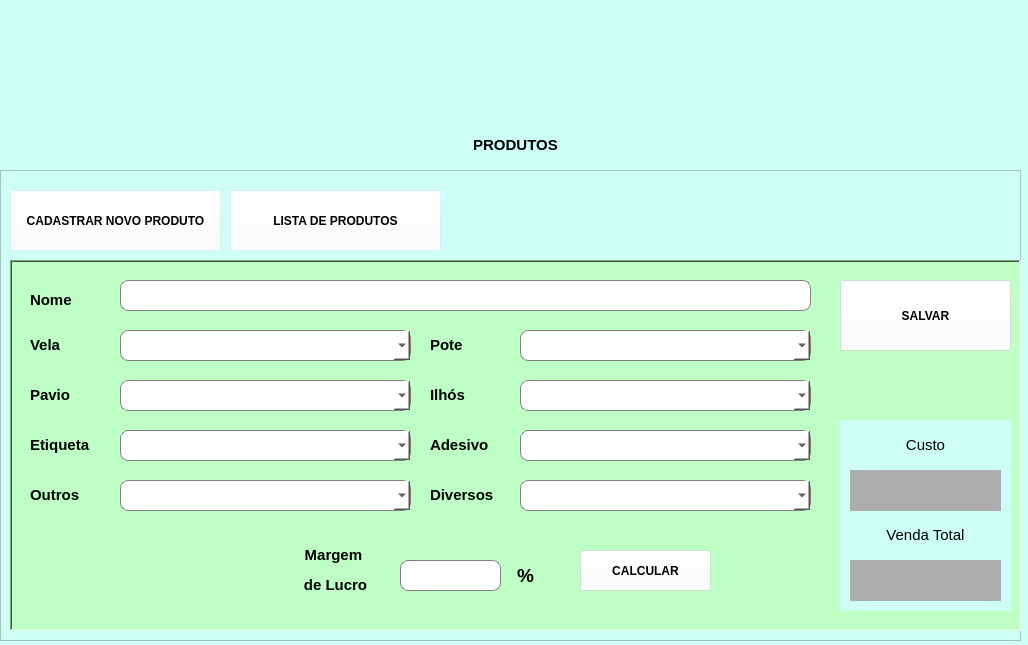
<?xml version="1.0" encoding="UTF-8"?>
<ui version="4.0">
 <class>Janela</class>
 <widget class="QMainWindow" name="Janela">
  <property name="geometry">
   <rect>
    <x>0</x>
    <y>0</y>
    <width>1028</width>
    <height>645</height>
   </rect>
  </property>
  <property name="minimumSize">
   <size>
    <width>1028</width>
    <height>645</height>
   </size>
  </property>
  <property name="maximumSize">
   <size>
    <width>1028</width>
    <height>645</height>
   </size>
  </property>
  <property name="windowTitle">
   <string>Produtos</string>
  </property>
  <property name="windowIcon">
   <iconset>
    <normaloff>favicon.png</normaloff>favicon.png</iconset>
  </property>
  <property name="styleSheet">
   <string notr="true">background-color: rgb(206, 255, 245);</string>
  </property>
  <widget class="QWidget" name="centralwidget">
   <widget class="QLabel" name="titulo_calmare">
    <property name="geometry">
     <rect>
      <x>100</x>
      <y>10</y>
      <width>831</width>
      <height>111</height>
     </rect>
    </property>
    <property name="text">
     <string/>
    </property>
    <property name="pixmap">
     <pixmap>titulo_janela.png</pixmap>
    </property>
    <property name="scaledContents">
     <bool>true</bool>
    </property>
   </widget>
   <widget class="QFrame" name="frame_montar">
    <property name="geometry">
     <rect>
      <x>0</x>
      <y>170</y>
      <width>1021</width>
      <height>471</height>
     </rect>
    </property>
    <property name="frameShape">
     <enum>QFrame::StyledPanel</enum>
    </property>
    <property name="frameShadow">
     <enum>QFrame::Raised</enum>
    </property>
    <widget class="QPushButton" name="botao_lista_pacotes">
     <property name="geometry">
      <rect>
       <x>230</x>
       <y>20</y>
       <width>211</width>
       <height>61</height>
      </rect>
     </property>
     <property name="styleSheet">
      <string notr="true">background-color: rgba(255, 255, 255, 0.2);
font: bold</string>
     </property>
     <property name="text">
      <string>LISTA DE PRODUTOS</string>
     </property>
    </widget>
    <widget class="QPushButton" name="botao_cadastrar_pacote">
     <property name="geometry">
      <rect>
       <x>10</x>
       <y>20</y>
       <width>211</width>
       <height>61</height>
      </rect>
     </property>
     <property name="styleSheet">
      <string notr="true">background-color: rgba(255, 255, 255, 0.2);
font: bold</string>
     </property>
     <property name="text">
      <string>CADASTRAR NOVO PRODUTO</string>
     </property>
    </widget>
    <widget class="QFrame" name="frame_lista_pacotes">
     <property name="geometry">
      <rect>
       <x>10</x>
       <y>90</y>
       <width>1011</width>
       <height>321</height>
      </rect>
     </property>
     <property name="styleSheet">
      <string notr="true">background: rgb(189, 255, 197)</string>
     </property>
     <property name="frameShape">
      <enum>QFrame::WinPanel</enum>
     </property>
     <property name="frameShadow">
      <enum>QFrame::Sunken</enum>
     </property>
     <property name="lineWidth">
      <number>3</number>
     </property>
     <property name="midLineWidth">
      <number>1</number>
     </property>
     <widget class="QTableWidget" name="tabela_pacotes">
      <property name="geometry">
       <rect>
        <x>10</x>
        <y>10</y>
        <width>771</width>
        <height>291</height>
       </rect>
      </property>
      <property name="frameShape">
       <enum>QFrame::NoFrame</enum>
      </property>
      <column>
       <property name="text">
        <string>Nome</string>
       </property>
      </column>
      <column>
       <property name="text">
        <string>Pote</string>
       </property>
      </column>
      <column>
       <property name="text">
        <string>Custo</string>
       </property>
      </column>
     </widget>
     <widget class="QPushButton" name="botao_alterar_pacote">
      <property name="geometry">
       <rect>
        <x>800</x>
        <y>60</y>
        <width>191</width>
        <height>81</height>
       </rect>
      </property>
      <property name="styleSheet">
       <string notr="true">background-color: rgba(255, 255, 255, 0.4);
font: 10pt &quot;MS Shell Dlg 2&quot;;
font: bold</string>
      </property>
      <property name="text">
       <string>ALTERAR</string>
      </property>
     </widget>
     <widget class="QPushButton" name="botao_deletar_pacote">
      <property name="geometry">
       <rect>
        <x>800</x>
        <y>160</y>
        <width>191</width>
        <height>81</height>
       </rect>
      </property>
      <property name="styleSheet">
       <string notr="true">background-color: rgba(255, 255, 255, 0.4);
font: 10pt &quot;MS Shell Dlg 2&quot;;
font: bold</string>
      </property>
      <property name="text">
       <string>DELETAR</string>
      </property>
     </widget>
    </widget>
    <widget class="QFrame" name="frame_cadastrar_pacote">
     <property name="geometry">
      <rect>
       <x>10</x>
       <y>90</y>
       <width>1011</width>
       <height>371</height>
      </rect>
     </property>
     <property name="styleSheet">
      <string notr="true">background: rgb(189, 255, 197)</string>
     </property>
     <property name="frameShape">
      <enum>QFrame::WinPanel</enum>
     </property>
     <property name="frameShadow">
      <enum>QFrame::Sunken</enum>
     </property>
     <property name="lineWidth">
      <number>3</number>
     </property>
     <property name="midLineWidth">
      <number>1</number>
     </property>
     <widget class="QLineEdit" name="pacote_nome">
      <property name="geometry">
       <rect>
        <x>110</x>
        <y>20</y>
        <width>691</width>
        <height>31</height>
       </rect>
      </property>
      <property name="styleSheet">
       <string notr="true">background-color: rgb(255, 255, 255);
font: 75 10pt &quot;Nirmala UI&quot;;
border-radius: 8px;
border: 1px solid gray;</string>
      </property>
     </widget>
     <widget class="QLabel" name="label_2">
      <property name="geometry">
       <rect>
        <x>20</x>
        <y>30</y>
        <width>61</width>
        <height>21</height>
       </rect>
      </property>
      <property name="text">
       <string>&lt;html&gt;&lt;head/&gt;&lt;body&gt;&lt;p&gt;&lt;span style=&quot; font-size:11pt; font-weight:600;&quot;&gt;Nome&lt;/span&gt;&lt;/p&gt;&lt;/body&gt;&lt;/html&gt;</string>
      </property>
     </widget>
     <widget class="QLabel" name="label_5">
      <property name="geometry">
       <rect>
        <x>20</x>
        <y>70</y>
        <width>61</width>
        <height>31</height>
       </rect>
      </property>
      <property name="text">
       <string>&lt;html&gt;&lt;head/&gt;&lt;body&gt;&lt;p&gt;&lt;span style=&quot; font-size:11pt; font-weight:600;&quot;&gt;Vela&lt;/span&gt;&lt;/p&gt;&lt;/body&gt;&lt;/html&gt;</string>
      </property>
     </widget>
     <widget class="QComboBox" name="pacote_vela">
      <property name="geometry">
       <rect>
        <x>110</x>
        <y>70</y>
        <width>291</width>
        <height>31</height>
       </rect>
      </property>
      <property name="styleSheet">
       <string notr="true">background-color: rgb(255, 255, 255);
border: 1px solid gray;
padding-left: 5px;
font: 75 10pt &quot;Nirmala UI&quot;;
border-radius: 8px;

</string>
      </property>
      <property name="duplicatesEnabled">
       <bool>false</bool>
      </property>
      <property name="frame">
       <bool>false</bool>
      </property>
     </widget>
     <widget class="QLabel" name="label_8">
      <property name="geometry">
       <rect>
        <x>420</x>
        <y>70</y>
        <width>51</width>
        <height>31</height>
       </rect>
      </property>
      <property name="text">
       <string>&lt;html&gt;&lt;head/&gt;&lt;body&gt;&lt;p&gt;&lt;span style=&quot; font-size:11pt; font-weight:600;&quot;&gt;Pote&lt;/span&gt;&lt;/p&gt;&lt;/body&gt;&lt;/html&gt;</string>
      </property>
     </widget>
     <widget class="QPushButton" name="pacote_salvar">
      <property name="geometry">
       <rect>
        <x>830</x>
        <y>20</y>
        <width>171</width>
        <height>71</height>
       </rect>
      </property>
      <property name="styleSheet">
       <string notr="true">background-color: rgba(255, 255, 255, 0.4);
font: 10pt &quot;MS Shell Dlg 2&quot;;
font: bold</string>
      </property>
      <property name="text">
       <string>SALVAR</string>
      </property>
     </widget>
     <widget class="QComboBox" name="pacote_pote">
      <property name="geometry">
       <rect>
        <x>510</x>
        <y>70</y>
        <width>291</width>
        <height>31</height>
       </rect>
      </property>
      <property name="styleSheet">
       <string notr="true">background-color: rgb(255, 255, 255);
border: 1px solid gray;
padding-left: 5px;
font: 75 10pt &quot;Nirmala UI&quot;;
border-radius: 8px;

</string>
      </property>
      <property name="duplicatesEnabled">
       <bool>false</bool>
      </property>
      <property name="frame">
       <bool>false</bool>
      </property>
     </widget>
     <widget class="QComboBox" name="pacote_ilhos">
      <property name="geometry">
       <rect>
        <x>510</x>
        <y>120</y>
        <width>291</width>
        <height>31</height>
       </rect>
      </property>
      <property name="styleSheet">
       <string notr="true">background-color: rgb(255, 255, 255);
border: 1px solid gray;
padding-left: 5px;
font: 75 10pt &quot;Nirmala UI&quot;;
border-radius: 8px;

</string>
      </property>
      <property name="duplicatesEnabled">
       <bool>false</bool>
      </property>
      <property name="frame">
       <bool>false</bool>
      </property>
     </widget>
     <widget class="QLabel" name="label_9">
      <property name="geometry">
       <rect>
        <x>420</x>
        <y>120</y>
        <width>51</width>
        <height>31</height>
       </rect>
      </property>
      <property name="text">
       <string>&lt;html&gt;&lt;head/&gt;&lt;body&gt;&lt;p&gt;&lt;span style=&quot; font-size:11pt; font-weight:600;&quot;&gt;Ilhós&lt;/span&gt;&lt;/p&gt;&lt;/body&gt;&lt;/html&gt;</string>
      </property>
     </widget>
     <widget class="QLabel" name="label_6">
      <property name="geometry">
       <rect>
        <x>20</x>
        <y>120</y>
        <width>61</width>
        <height>31</height>
       </rect>
      </property>
      <property name="text">
       <string>&lt;html&gt;&lt;head/&gt;&lt;body&gt;&lt;p&gt;&lt;span style=&quot; font-size:11pt; font-weight:600;&quot;&gt;Pavio&lt;/span&gt;&lt;/p&gt;&lt;/body&gt;&lt;/html&gt;</string>
      </property>
     </widget>
     <widget class="QComboBox" name="pacote_pavio">
      <property name="geometry">
       <rect>
        <x>110</x>
        <y>120</y>
        <width>291</width>
        <height>31</height>
       </rect>
      </property>
      <property name="styleSheet">
       <string notr="true">background-color: rgb(255, 255, 255);
border: 1px solid gray;
padding-left: 5px;
font: 75 10pt &quot;Nirmala UI&quot;;
border-radius: 8px;

</string>
      </property>
      <property name="duplicatesEnabled">
       <bool>false</bool>
      </property>
      <property name="frame">
       <bool>false</bool>
      </property>
     </widget>
     <widget class="QLabel" name="label_10">
      <property name="geometry">
       <rect>
        <x>420</x>
        <y>170</y>
        <width>81</width>
        <height>31</height>
       </rect>
      </property>
      <property name="text">
       <string>&lt;html&gt;&lt;head/&gt;&lt;body&gt;&lt;p&gt;&lt;span style=&quot; font-size:11pt; font-weight:600;&quot;&gt;Adesivo&lt;/span&gt;&lt;/p&gt;&lt;/body&gt;&lt;/html&gt;</string>
      </property>
     </widget>
     <widget class="QComboBox" name="pacote_etiqueta">
      <property name="geometry">
       <rect>
        <x>110</x>
        <y>170</y>
        <width>291</width>
        <height>31</height>
       </rect>
      </property>
      <property name="styleSheet">
       <string notr="true">background-color: rgb(255, 255, 255);
border: 1px solid gray;
padding-left: 5px;
font: 75 10pt &quot;Nirmala UI&quot;;
border-radius: 8px;

</string>
      </property>
      <property name="duplicatesEnabled">
       <bool>false</bool>
      </property>
      <property name="frame">
       <bool>false</bool>
      </property>
     </widget>
     <widget class="QLabel" name="label_7">
      <property name="geometry">
       <rect>
        <x>20</x>
        <y>170</y>
        <width>81</width>
        <height>31</height>
       </rect>
      </property>
      <property name="text">
       <string>&lt;html&gt;&lt;head/&gt;&lt;body&gt;&lt;p&gt;&lt;span style=&quot; font-size:11pt; font-weight:600;&quot;&gt;Etiqueta&lt;/span&gt;&lt;/p&gt;&lt;/body&gt;&lt;/html&gt;</string>
      </property>
     </widget>
     <widget class="QComboBox" name="pacote_adesivo">
      <property name="geometry">
       <rect>
        <x>510</x>
        <y>170</y>
        <width>291</width>
        <height>31</height>
       </rect>
      </property>
      <property name="styleSheet">
       <string notr="true">background-color: rgb(255, 255, 255);
border: 1px solid gray;
padding-left: 5px;
font: 75 10pt &quot;Nirmala UI&quot;;
border-radius: 8px;

</string>
      </property>
      <property name="duplicatesEnabled">
       <bool>false</bool>
      </property>
      <property name="frame">
       <bool>false</bool>
      </property>
     </widget>
     <widget class="QPushButton" name="pacote_calculo">
      <property name="geometry">
       <rect>
        <x>570</x>
        <y>290</y>
        <width>131</width>
        <height>41</height>
       </rect>
      </property>
      <property name="styleSheet">
       <string notr="true">background-color: rgba(255, 255, 255, 0.4);
font: 10pt &quot;MS Shell Dlg 2&quot;;
font: bold</string>
      </property>
      <property name="text">
       <string>CALCULAR</string>
      </property>
     </widget>
     <widget class="QWidget" name="widget" native="true">
      <property name="geometry">
       <rect>
        <x>830</x>
        <y>160</y>
        <width>171</width>
        <height>191</height>
       </rect>
      </property>
      <property name="styleSheet">
       <string notr="true">background-color: rgb(206, 255, 245);</string>
      </property>
      <widget class="QLabel" name="label_11">
       <property name="geometry">
        <rect>
         <x>10</x>
         <y>10</y>
         <width>151</width>
         <height>31</height>
        </rect>
       </property>
       <property name="text">
        <string>&lt;html&gt;&lt;head/&gt;&lt;body&gt;&lt;p align=&quot;center&quot;&gt;&lt;span style=&quot; font-size:11pt;&quot;&gt;Custo&lt;/span&gt;&lt;/p&gt;&lt;/body&gt;&lt;/html&gt;</string>
       </property>
      </widget>
      <widget class="QLabel" name="pacote_custo">
       <property name="geometry">
        <rect>
         <x>10</x>
         <y>50</y>
         <width>151</width>
         <height>41</height>
        </rect>
       </property>
       <property name="styleSheet">
        <string notr="true">background-color: rgb(172, 172, 172);
font: 75 10pt &quot;MS Shell Dlg 2&quot;;</string>
       </property>
       <property name="text">
        <string>&lt;html&gt;&lt;head/&gt;&lt;body&gt;&lt;p align=&quot;center&quot;&gt;&lt;br/&gt;&lt;/p&gt;&lt;/body&gt;&lt;/html&gt;</string>
       </property>
       <property name="alignment">
        <set>Qt::AlignCenter</set>
       </property>
      </widget>
      <widget class="QLabel" name="label_14">
       <property name="geometry">
        <rect>
         <x>10</x>
         <y>100</y>
         <width>151</width>
         <height>31</height>
        </rect>
       </property>
       <property name="text">
        <string>&lt;html&gt;&lt;head/&gt;&lt;body&gt;&lt;p align=&quot;center&quot;&gt;&lt;span style=&quot; font-size:11pt;&quot;&gt;Venda Total&lt;/span&gt;&lt;/p&gt;&lt;/body&gt;&lt;/html&gt;</string>
       </property>
      </widget>
      <widget class="QLabel" name="pacote_venda">
       <property name="geometry">
        <rect>
         <x>10</x>
         <y>140</y>
         <width>151</width>
         <height>41</height>
        </rect>
       </property>
       <property name="styleSheet">
        <string notr="true">background-color: rgb(172, 172, 172);
font: 75 10pt &quot;MS Shell Dlg 2&quot;;</string>
       </property>
       <property name="text">
        <string>&lt;html&gt;&lt;head/&gt;&lt;body&gt;&lt;p align=&quot;center&quot;&gt;&lt;br/&gt;&lt;/p&gt;&lt;/body&gt;&lt;/html&gt;</string>
       </property>
       <property name="alignment">
        <set>Qt::AlignCenter</set>
       </property>
      </widget>
     </widget>
     <widget class="QLabel" name="label_12">
      <property name="geometry">
       <rect>
        <x>20</x>
        <y>220</y>
        <width>81</width>
        <height>31</height>
       </rect>
      </property>
      <property name="text">
       <string>&lt;html&gt;&lt;head/&gt;&lt;body&gt;&lt;p&gt;&lt;span style=&quot; font-size:11pt; font-weight:600;&quot;&gt;Outros&lt;/span&gt;&lt;/p&gt;&lt;/body&gt;&lt;/html&gt;</string>
      </property>
     </widget>
     <widget class="QComboBox" name="pacote_outros">
      <property name="geometry">
       <rect>
        <x>110</x>
        <y>220</y>
        <width>291</width>
        <height>31</height>
       </rect>
      </property>
      <property name="styleSheet">
       <string notr="true">background-color: rgb(255, 255, 255);
border: 1px solid gray;
padding-left: 5px;
font: 75 10pt &quot;Nirmala UI&quot;;
border-radius: 8px;

</string>
      </property>
      <property name="duplicatesEnabled">
       <bool>false</bool>
      </property>
      <property name="frame">
       <bool>false</bool>
      </property>
     </widget>
     <widget class="QLabel" name="label_4">
      <property name="geometry">
       <rect>
        <x>280</x>
        <y>280</y>
        <width>91</width>
        <height>61</height>
       </rect>
      </property>
      <property name="text">
       <string>&lt;html&gt;&lt;head/&gt;&lt;body&gt;&lt;p align=&quot;center&quot;&gt;&lt;span style=&quot; font-size:11pt; font-weight:600;&quot;&gt;Margem &lt;/span&gt;&lt;/p&gt;&lt;p align=&quot;center&quot;&gt;&lt;span style=&quot; font-size:11pt; font-weight:600;&quot;&gt;de Lucro&lt;/span&gt;&lt;/p&gt;&lt;/body&gt;&lt;/html&gt;</string>
      </property>
     </widget>
     <widget class="QLineEdit" name="pacote_margem">
      <property name="geometry">
       <rect>
        <x>390</x>
        <y>300</y>
        <width>101</width>
        <height>31</height>
       </rect>
      </property>
      <property name="styleSheet">
       <string notr="true">background-color: rgb(255, 255, 255);
font: 75 10pt &quot;Nirmala UI&quot;;
border-radius: 8px;
border: 1px solid gray;</string>
      </property>
      <property name="alignment">
       <set>Qt::AlignCenter</set>
      </property>
     </widget>
     <widget class="QLabel" name="label_13">
      <property name="geometry">
       <rect>
        <x>500</x>
        <y>300</y>
        <width>31</width>
        <height>31</height>
       </rect>
      </property>
      <property name="text">
       <string>&lt;html&gt;&lt;head/&gt;&lt;body&gt;&lt;p align=&quot;center&quot;&gt;&lt;span style=&quot; font-size:14pt; font-weight:600;&quot;&gt;%&lt;/span&gt;&lt;/p&gt;&lt;/body&gt;&lt;/html&gt;</string>
      </property>
     </widget>
     <widget class="QComboBox" name="pacote_diversos">
      <property name="geometry">
       <rect>
        <x>510</x>
        <y>220</y>
        <width>291</width>
        <height>31</height>
       </rect>
      </property>
      <property name="styleSheet">
       <string notr="true">background-color: rgb(255, 255, 255);
border: 1px solid gray;
padding-left: 5px;
font: 75 10pt &quot;Nirmala UI&quot;;
border-radius: 8px;

</string>
      </property>
      <property name="duplicatesEnabled">
       <bool>false</bool>
      </property>
      <property name="frame">
       <bool>false</bool>
      </property>
     </widget>
     <widget class="QLabel" name="label_15">
      <property name="geometry">
       <rect>
        <x>420</x>
        <y>220</y>
        <width>81</width>
        <height>31</height>
       </rect>
      </property>
      <property name="text">
       <string>&lt;html&gt;&lt;head/&gt;&lt;body&gt;&lt;p&gt;&lt;span style=&quot; font-size:11pt; font-weight:600;&quot;&gt;Diversos&lt;/span&gt;&lt;/p&gt;&lt;/body&gt;&lt;/html&gt;</string>
      </property>
     </widget>
    </widget>
   </widget>
   <widget class="QLabel" name="titulo_montar_produtos">
    <property name="geometry">
     <rect>
      <x>390</x>
      <y>130</y>
      <width>251</width>
      <height>31</height>
     </rect>
    </property>
    <property name="styleSheet">
     <string notr="true">font: 8pt &quot;Quicksand&quot;;
</string>
    </property>
    <property name="text">
     <string>&lt;html&gt;&lt;head/&gt;&lt;body&gt;&lt;p align=&quot;center&quot;&gt;&lt;span style=&quot; font-size:11pt; font-weight:600;&quot;&gt;PRODUTOS&lt;/span&gt;&lt;/p&gt;&lt;/body&gt;&lt;/html&gt;</string>
    </property>
   </widget>
   <zorder>titulo_calmare</zorder>
   <zorder>titulo_montar_produtos</zorder>
   <zorder>frame_montar</zorder>
  </widget>
 </widget>
 <resources/>
 <connections/>
</ui>
